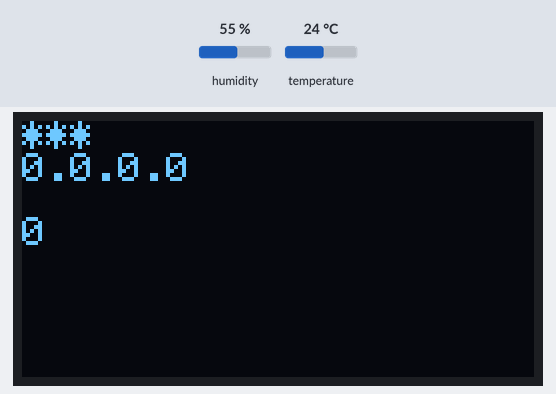
The sketch below on a simulated ESP8266 (Wemos D1 mini). Shown: 128×64 one-colour display. The inputs (shaded band) are chosen by the test bench; at power-on: humidity 55 %, temperature 24 °C. WiFi joins after 1.5 s; servers stay silent unless stated; the local clock reads 2024-03-15 10:24:30 at power-on unless the sketch sets it; what the sketch prints to the serial monitor is not drawn.

Above: at 0.1 s.
At 2.9 s:
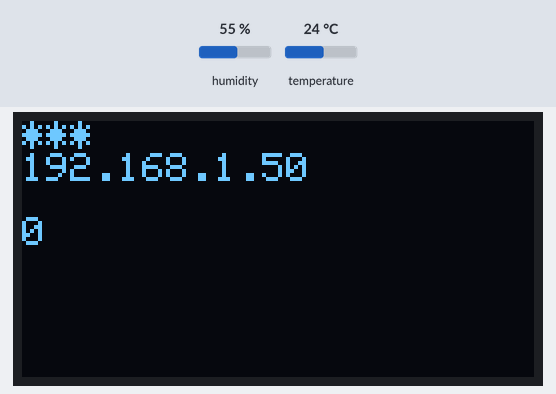
At 4.0 s:
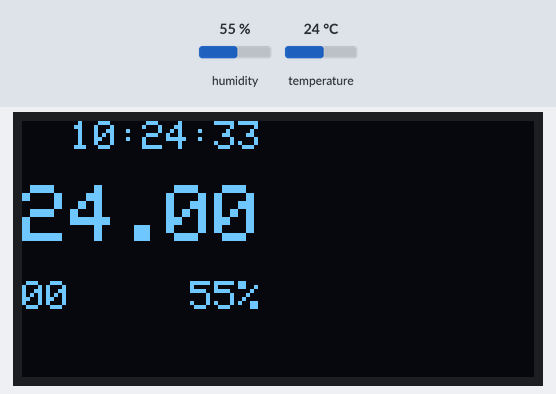
At 12.0 s:
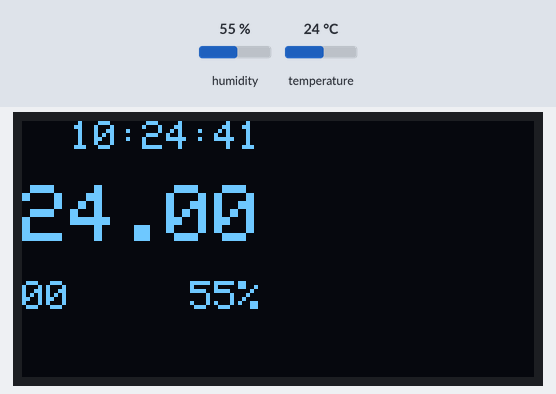
At 21.0 s:
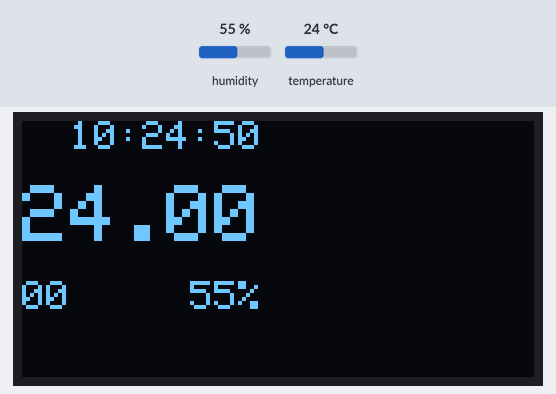
At 39.0 s:
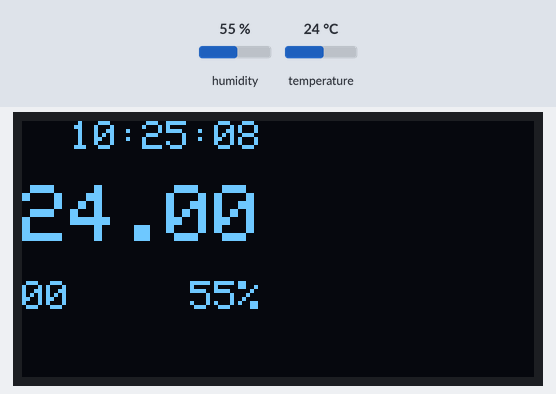

The sketch:

esp8266s.ino
```cpp
#define BLYNK_PRINT Serial

#include <BlynkSimpleEsp8266.h>
#include <SimpleTimer.h>

#include <Adafruit_GFX.h>
#include <Adafruit_SSD1306.h>

// SCL GPIO5 | SDA GPIO4
#define OLED_RESET 0  // GPIO0
Adafruit_SSD1306 display(OLED_RESET);

// wemos d1 r2 /d1 mini pro
int offset = 0; // 0 10 20 30 40 50 60 70 80

int LICZ = V91;   // licznik
int TERM = V101;  // konfiguracja
int ALAS = V111;  // informacje tekstowe

WidgetTerminal terminal(V101);

// zakres temperatur dla DHT
const int min_temp = -40;
const int max_temp = 80;

char auth[] = "***";
const char* ssid = "***";
const char* password = "***";

int i = 0;
String als = "";

#include <dht.h>
dht DHT;
#define DHT22_PIN 2
float h = 0.0;
float t = 0.0;
double d = 0.0;
boolean as = true;

String dczas = "";

IPAddress ip;

#include <TimeLib.h>
#include <WidgetRTC.h>
BlynkTimer timer;
WidgetRTC rtc;

// int watchdog = 60*60*24; // 60s * 6m * 24h
int watchdog = 60*60*12; // 60s * 6m * 12h = restart co 12h
int cnt = 0;

void setup() {
  // by default, we'll generate the high voltage from the 3.3v line internally! (neat!)
  display.begin(SSD1306_SWITCHCAPVCC, 0x3C);  // initialize with the I2C addr 0x3C (for the 64x48)
  //display.setRotation(1);

  Serial.begin(115200);
  Serial.println("\r\nStart");

  screen_start(); delay(1000);
  Blynk.begin(auth, ssid, password);
  //while (Blynk.connect() == false) { Serial.print("."); }

  // Other Time library functions can be used, like:
  // timeStatus(), setSyncInterval(interval)...
  // Read more: http://www.pjrc.com/teensy/td_libs_Time.html
  setSyncInterval(10 * 60); // Sync interval in seconds (10 minutes)

  ip = WiFi.localIP();
  screen_start(); delay(1000);

  timer.setInterval(30000, readTemp);     // odczyt raz na 30 sek
  timer.setInterval(1000, screen);        // zmien ekran raz na sekundę
  readTemp();
}

void loop() {
  Blynk.run();
  timer.run();
}

void readTemp() {
  int index = 0; i++;
  float selfheat = 0;
  String stat = "";

  int chk = DHT.read22(DHT22_PIN);

  if (chk == DHTLIB_OK) stat = "OK";
  else if (chk == DHTLIB_ERROR_CHECKSUM) stat = "Checksum";
  else if (chk == DHTLIB_ERROR_TIMEOUT) stat = "Time out,";
  else stat = "Unknown,";

  h = DHT.humidity;
  t = DHT.temperature - selfheat;
  d = dewPointAccurate(t, h);
  screen();
  Serial.println(String(i) + " " + dczas + " stat: " + stat);

  if (chk != DHTLIB_OK) return;

  char t_buffer[15];
  dtostrf(t, 4, 2, t_buffer);
  Blynk.virtualWrite(index + offset, t_buffer);
  Serial.println("V" + String(offset+index) + ": " + String(t) + " " + stat);
  dtostrf(h, 4, 2, t_buffer);
  Blynk.virtualWrite(index + offset + 1, t_buffer);
  Serial.println("V" + String(offset+index+1) + ": " + String(h) + " " + stat);
  dtostrf(d, 4, 2, t_buffer);
  Blynk.virtualWrite(index + offset + 2, t_buffer);
  Serial.println("V" + String(offset+index+2) + ": " + String(d) + " " + stat);

  Blynk.virtualWrite(index + offset + 5, dczas);
  Serial.println("V" + String(offset+index+5) + ": " + dczas);
}

BLYNK_CONNECTED() {
  // Synchronize time on connection
  rtc.begin();
}

BLYNK_WRITE(V100)
{
  int w = 0; // wybrany czujnik
  String p = String(param.asString());
  if (p == "ip") {
    ip = WiFi.localIP();
    terminal.println("Adres IP: " + IpAddress2String(ip));
  } else {
    terminal.println(F("Blynk v" BLYNK_VERSION ": "));
    terminal.println(String(ESP.getChipId()));
  }
  terminal.flush();
}

String IpAddress2String(const IPAddress& ipAddress) {
  return String(ipAddress[0]) + String(".") +\
  String(ipAddress[1]) + String(".") +\
  String(ipAddress[2]) + String(".") +\
  String(ipAddress[3])  ;
}

void screen() {
  cnt++;
  setStringTime();
  display.clearDisplay();
  display.setCursor(0,0);
  display.setTextSize(1);
  display.setTextColor(WHITE, BLACK);
  display.print("  ");
  display.println(dczas);
  display.println(" ");
  display.setTextSize(2);
  display.print(String(t));
  display.setTextSize(1);
  display.println("\n\n");
  String ofs = String() + (offset < 10 ? "0" : "") + offset;
  display.print(ofs);
  display.print("     ");
  String hh = String(h);
  hh = hh.substring(0,2);
  display.print(hh);
  display.print("%");
  display.display();

  if(cnt > watchdog){
    display.clearDisplay();
    display.setCursor(0,0);
    display.setTextSize(1);
    display.setTextColor(WHITE, BLACK);
    display.println("Restart ...");
    display.println(dczas);
    display.display();
    delay(2000);
    Serial.println("Reset..");
    ESP.restart();
    cnt = 0;
  }
}

void screen_start() {
  display.clearDisplay();
  display.setCursor(0,0);
  display.setTextSize(1);
  display.setTextColor(WHITE, BLACK);
  display.println(ssid);
  display.println(IpAddress2String(ip));
  display.println(" ");
  display.println(offset);
  display.display();
}

/*-----( Declare User-written Functions )-----*/
// dewPoint function NOAA
// reference (1) : http://wahiduddin.net/calc/density_algorithms.htm
// reference (2) : http://www.colorado.edu/geography/weather_station/Geog_site/about.htm
//
double dewPointAccurate (double celsius, double humidity)
{
  // (1) Saturation Vapor Pressure = ESGG(T)
  double RATIO = 373.15 / (273.15 + celsius);
  double RHS = -7.90298 * (RATIO - 1);
  RHS += 5.02808 * log10(RATIO);
  RHS += -1.3816e-7 * (pow(10, (11.344 * (1 - 1 / RATIO ))) - 1) ;
  RHS += 8.1328e-3 * (pow(10, (-3.49149 * (RATIO - 1))) - 1) ;
  RHS += log10(1013.124); // NB = 1013 = absolute air pressure from BME280 sensor!!!!???????????????

  // factor -3 is to adjust units - Vapor Pressure SVP * humidity
  double VP = pow(10, RHS - 3) * humidity;

  // (2) DEWPOINT = F(Vapor Pressure)
  double T = log(VP / 0.61078); // temp var
  return (241.88 * T) / (17.558 - T);
}
/* ==== END Functions ==== */

void setStringTime() {
  dczas = String() + (hour() < 10 ? "0" : "") + hour() + ':' + (minute() < 10 ? "0" : "") + minute() + ':' + (second() < 10 ? "0" : "") + second();
}
```

Measured:
- what the display in image 1 shows lasts 1.0 s, from 2.9 s to 3.9 s
